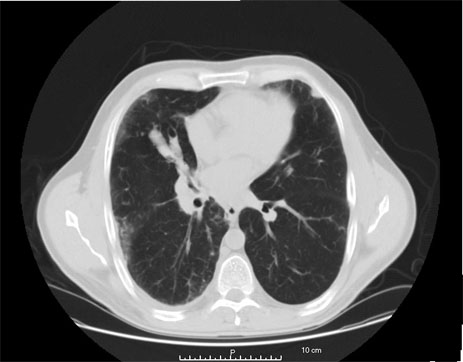
%> input picture HW3/chest-ct-scan.jpg, 463 x 362 px
$ octave Q1_1.m   (GNU Octave 9; MATLAB toolbox functions it lacks are replaced by stand-ins)
%> lines starting %> are read from the running program, lines starting %| are printed output that depends on the picture
clc; clear; close all;

img = imread('..\..\chest-ct-scan.jpg');
%> img is the input picture: size 362x463x3 uint8; min 0, max 255, mean 85.6
if size(img, 3) == 3
    grayImg = rgb2gray(img);
else
    grayImg = img;
end

dctImg = dct2(double(grayImg));
[cApprox, cHor, cVer, cDiag] = dwt2(double(grayImg), 'haar');
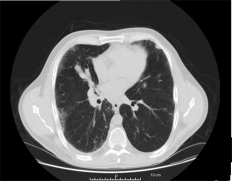
%> cApprox: size 181x232 double; min 0, max 510, mean 171.6; drawn with min black and max white
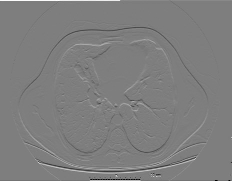
%> cHor: size 181x232 double; min -199.5, max 202.5, mean 0.4; drawn with min black and max white
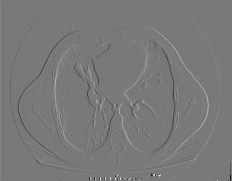
%> cVer: size 181x232 double; min -177, max 194, mean 0; drawn with min black and max white
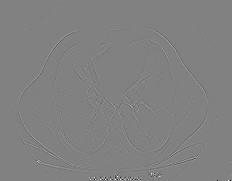
%> cDiag: size 181x232 double; min -81.5, max 79.5, mean 0; drawn with min black and max white

figure;

% Original Image
subplot(3, 3, 1);
imshow(grayImg);
title('Original Image');

% DCT Transform Visualization
subplot(3, 3, 2);
imshow(log(abs(dctImg)), []);
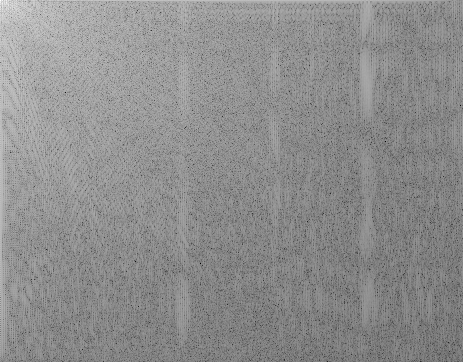
%> displayed picture: size 362x463, on the screen's scale of 0 to 255; min 0, max 255, mean 141.5
colormap(gca, jet); colorbar;
title('DCT Coefficients');

% Histogram of DCT Coefficients
subplot(3, 3, 3);
histogram(dctImg(:), 256, 'FaceColor', 'b');
title('DCT Histogram');
xlabel('Value'); ylabel('Count');

% Wavelet Approximation Visualization
subplot(3, 3, 4);
imshow(cApprox, []);
title('Wavelet Approximation');

% Wavelet Detail Coefficients Visualization
subplot(3, 3, 5);
imshow(cHor, []);
title('Wavelet Horizontal');

subplot(3, 3, 6);
imshow(cVer, []);
title('Wavelet Vertical');

subplot(3, 3, 7);
imshow(cDiag, []);
title('Wavelet Diagonal');

% Histogram of Wavelet Approximation Coefficients
subplot(3, 3, 8);
histogram(cApprox(:), 256, 'FaceColor', 'r');
title('Wavelet Histogram');
xlabel('Value'); ylabel('Count');
%> after `ylabel('Count')`:
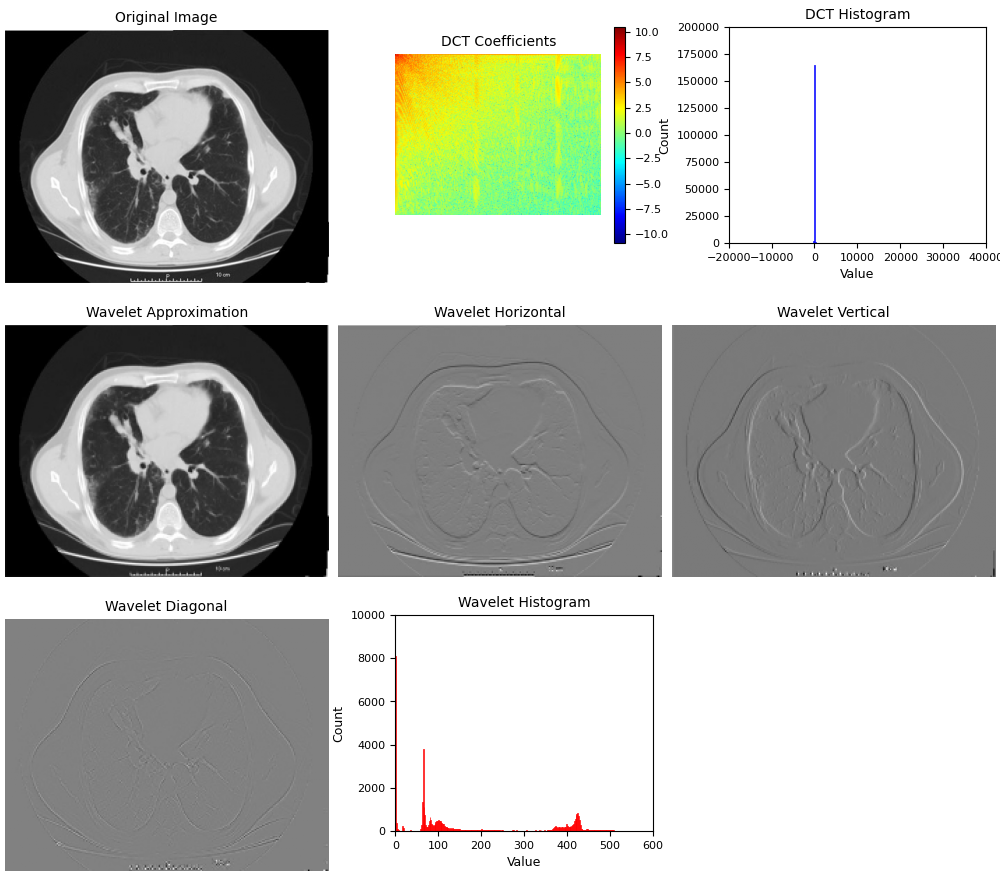
%> figure redrawn from the program's plot data, 8 panels

% Comparison of Histograms
figure;
hold on;
histogram(dctImg(:), 256, 'FaceColor', 'b', 'FaceAlpha', 0.5);
histogram(cApprox(:), 256, 'FaceColor', 'r', 'FaceAlpha', 0.5);
hold off;
title('DCT vs Wavelet Histogram');
xlabel('Value'); ylabel('Count');
legend('DCT', 'Wavelet');
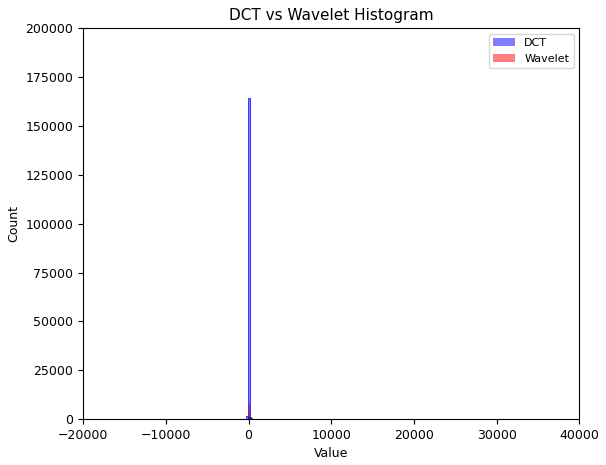
%> figure redrawn from the program's plot data; tallest bar 164445 high, from x = -73.54 to 121.5; tallest bar 8119 high, from x = 0 to 1.99
